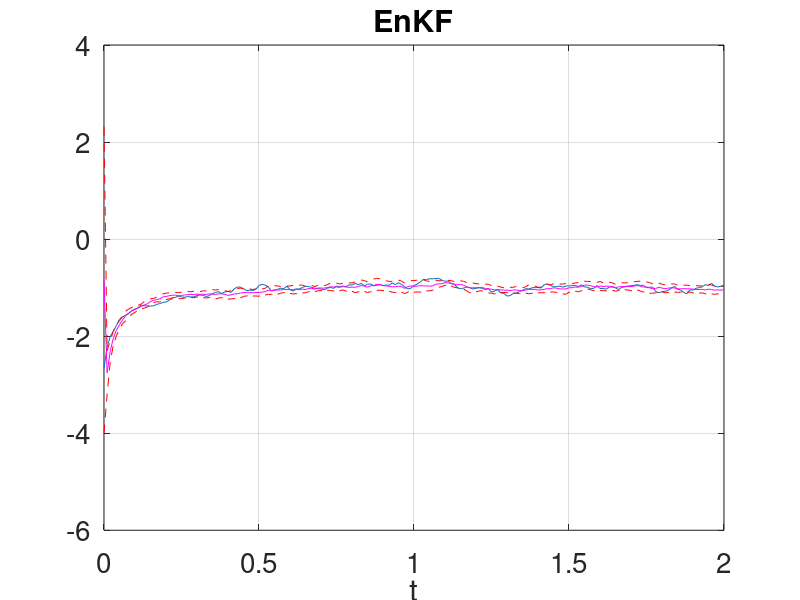
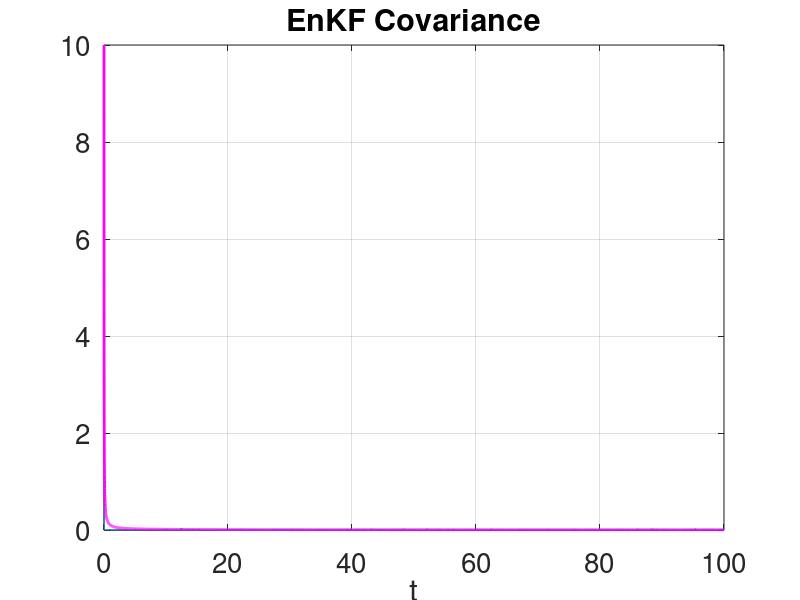
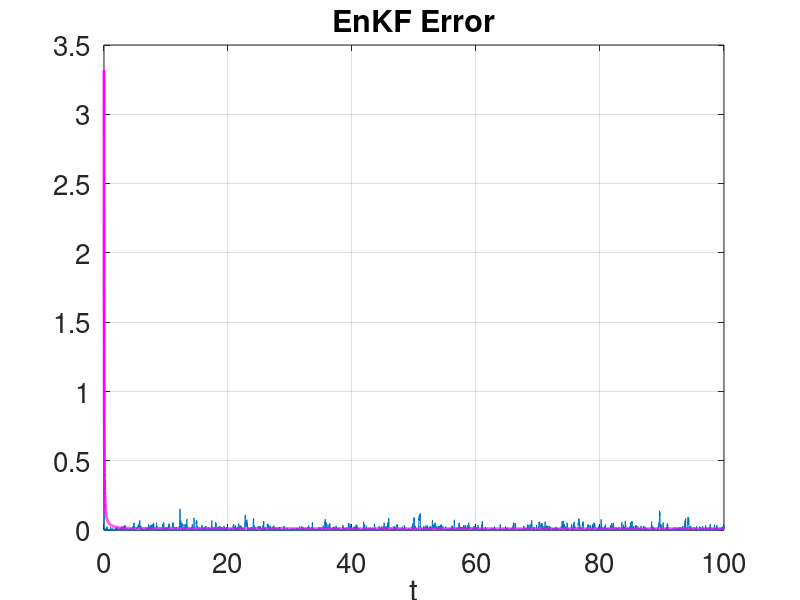

Write MATLAB code to recreate these figures, in order.
clear;set(0,'defaultaxesfontsize',20);format long
%%% p12c.m Ensemble Kalman Filter (PO), double-well
%% setup

J=1e4;% number of steps
alpha=2.5;% dynamics determined by alpha
gamma=.1;% observational noise variance is gamma^2
sigma=3e-1;% dynamics noise variance is sigma^2
C0=1;% prior initial condition variance
m0=0;% prior initial condition mean
sd=1;rng(sd);% choose random number seed
N=10;% number of ensemble members

m=zeros(J,1);v=m;z=m;z(1)=0;c=m;U=zeros(J,N);% pre-allocate
v(1)=m0+sqrt(C0)*randn;% initial truth
m(1)=2*randn;% initial mean/estimate
c(1)=10*C0;H=1;% initial covariance and observation operator
U(1,:)=m(1)+sqrt(c(1))*randn(1,N);m(1)=sum(U(1,:))/N;% initial ensemble
tau=0.01;st=sigma*sqrt(tau);% time discretization is tau

%% solution % assimilate!

for j=1:J   
    
    v(j+1)=v(j)+tau*alpha*(v(j)-v(j)^3) + st*randn;% truth
    z(j+1)=z(j)+tau*H*v(j+1) + gamma*sqrt(tau)*randn;% observation

    Uhat=U(j,:)+tau*alpha*(U(j,:)-U(j,:).^3)+st*randn(1,N);% ensemble predict
    mhat=sum(Uhat)/N;% estimator predict
    chat=(Uhat-mhat)*(Uhat-mhat)'/(N-1);% covariance predict  

    d=(z(j+1)-z(j)+sqrt(tau)*gamma*randn(1,N))/tau-H*Uhat;% innovation
    K=(tau*chat*H')/(H*chat*H'*tau+gamma^2);% Kalman gain
    U(j+1,:)=Uhat+K*d;% ensemble update
    m(j+1)=sum(U(j+1,:))/N;% estimator update
    c(j+1)=(U(j+1,:)-m(j+1))*(U(j+1,:)-m(j+1))'/(N-1);% covariance update    
    
end

js=201;% plot truth, mean, standard deviation, observations
figure(1);plot(tau*[0:js-1],v(1:js));hold;plot(tau*[0:js-1],m(1:js),'m');
plot(tau*[0:js-1],m(1:js)+sqrt(c(1:js)),'r--');
plot(tau*[0:js-1],m(1:js)-sqrt(c(1:js)),'r--');hold;grid;xlabel('t');
title('EnKF')

figure(2);plot(tau*[0:J],c);hold
plot(tau*[0:J],cumsum(c)./[1:J+1]','m','Linewidth',2);grid
hold;xlabel('t');title('EnKF Covariance');

figure(3);plot(tau*[0:J],(v-m).^2);hold;
plot(tau*[0:J],cumsum((v-m).^2)./[1:J+1]','m','Linewidth',2);grid
hold;xlabel('t');title('EnKF Error')







